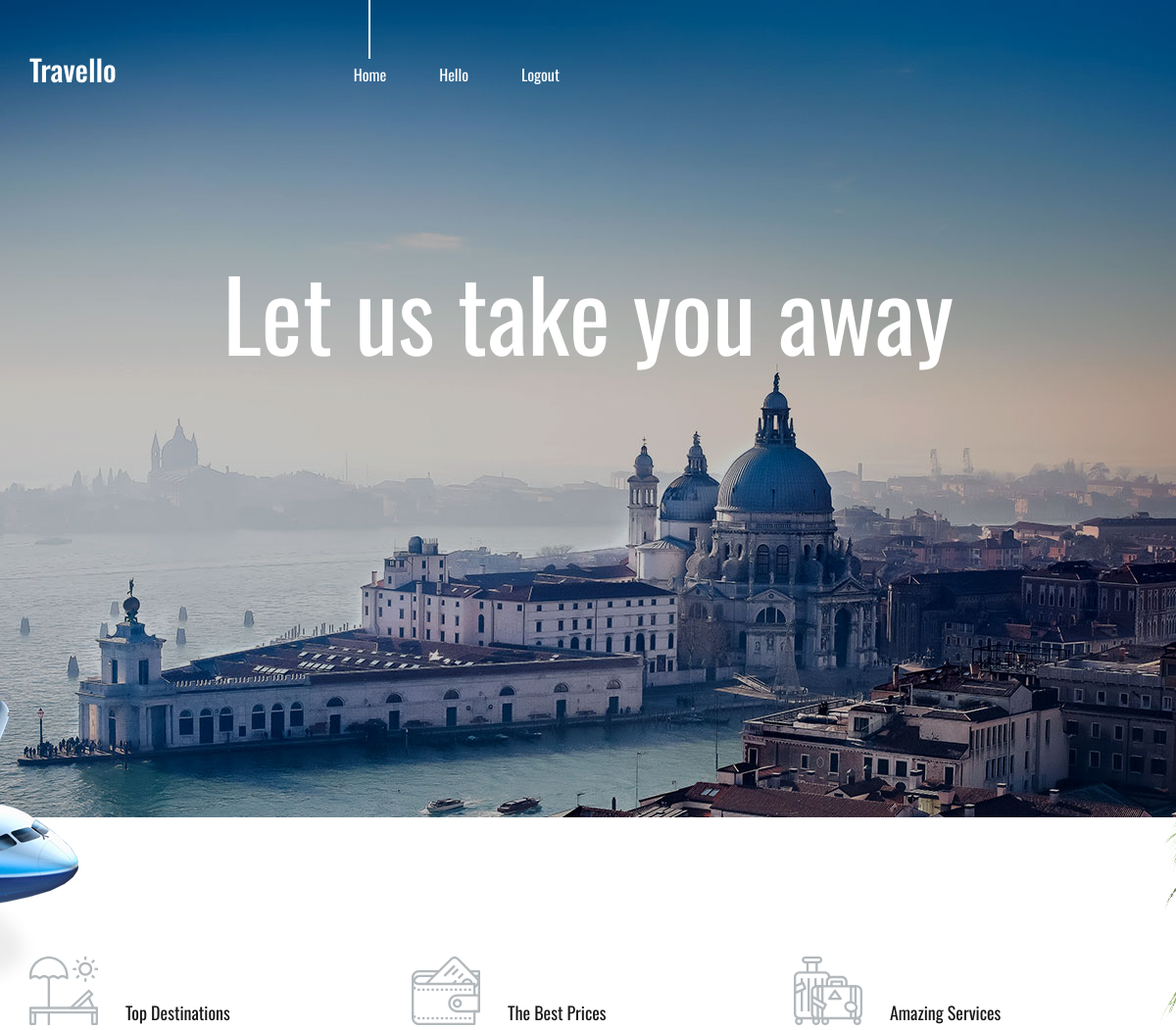
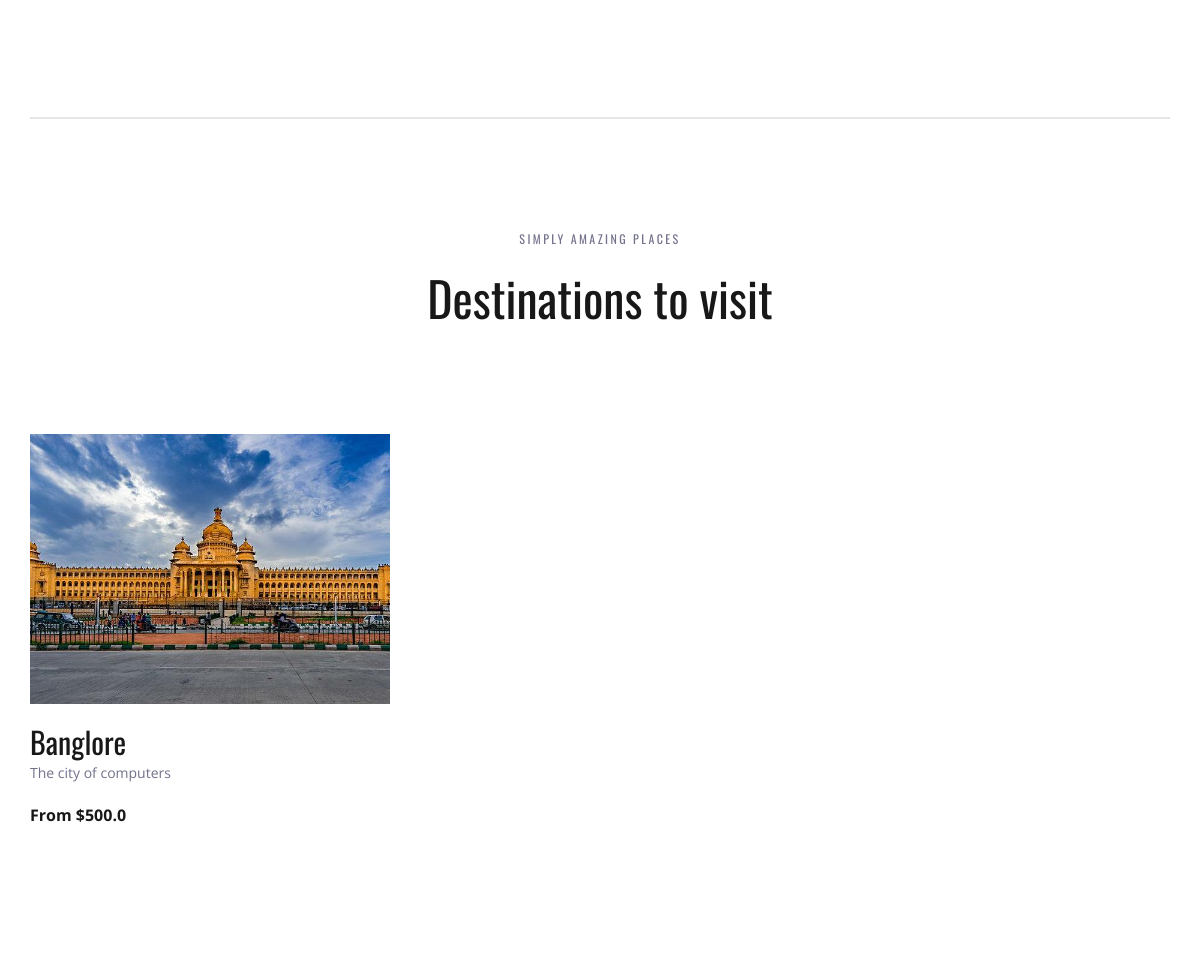
The app's page / (signed in) with its own data (2 pictures, top to bottom).
### main/models.py (models this page shows, shortened)
class destination(models.Model):
    name = models.CharField(max_length=100)
    desc = models.TextField()
    offer = models.BooleanField(default=False)
    img = models.ImageField(upload_to='pics')
    per_day_cost = models.FloatField()
    no_of_visits = models.IntegerField()
    type_of_vacation = [
        ('Beach', 'Beach'),
        ('HillStation', 'HillStation'),
        ('safari', 'safari'),
        ('city', 'city'),
        ('International', 'International')
    ]
    type = models.CharField(max_length=100, choices=type_of_vacation)

### main/views.py (the view)
# urls.py: path('', views.index, name='index'),
def index(request):
    dest = destination.objects.all()
    return render(request, 'index.html', {'dest': dest})

### templates/index.html (shortened to what this page needs)
{% load static %}
<!DOCTYPE html>
<html lang="en">
<head>
<link rel="stylesheet" type="text/css" href="{% static 'styles/bootstrap4/bootstrap.min.css'%}">
<link href="{% static 'plugins/font-awesome-4.7.0/css/font-awesome.min.css" rel="stylesheet'%}" type="text/css">
<link rel="stylesheet" type="text/css" href="{% static 'plugins/OwlCarousel2-2.2.1/owl.carousel.css'%}">
<link rel="stylesheet" type="text/css" href="{% static 'plugins/OwlCarousel2-2.2.1/owl.theme.default.css'%}">
<link rel="stylesheet" type="text/css" href="{% static 'plugins/OwlCarousel2-2.2.1/animate.css'%}">
<link rel="stylesheet" type="text/css" href="{% static 'styles/main_styles.css'%}">
<link rel="stylesheet" type="text/css" href="{% static 'styles/responsive.css'%}">
</head>
<body>
<div class="super_container">
	<header class="header">
		<div class="container">
			<div class="row">
				<div class="col">
					<div class="header_content d-flex flex-row align-items-center justify-content-start">
						<div class="header_content_inner d-flex flex-row align-items-end justify-content-start">
							<div class="logo"><a href="{% url 'index' %}">Travello</a></div>
							<nav class="main_nav">
								<ul class="d-flex flex-row align-items-start justify-content-start">
									<li class="active"><a href="{% url 'index' %}">Home</a></li>
									{% if user.is_authenticated%}
									<li style="color: white; font-size: medium"><a href="{% url 'account' %}">Hello {{ user.first_name}}</a></li>
									<li><a href="{% url 'logout' %}">Logout</a></li>
									{% else %}
									<li><a href="{% url 'login' %}">Login</a></li>
									<li><a href="{% url 'register' %}">Register</a></li>
									{% endif%}
								</ul>
							</nav>
						</div>
					</div>
				</div>
			</div>
		</div>
	</header>
	<div class="home">
		<div class="home_slider_container">
			<div class="owl-carousel owl-theme home_slider">
				<div class="owl-item">
					<div class="background_image" style="background-image:url({% static 'images/home_slider.jpg'%})"></div>
					<div class="home_slider_content_container">
						<div class="container">
							<div class="row">
								<div class="col">
									<div class="home_slider_content">
										<div class="home_title"><h2>Let us take you away</h2></div>
									</div>
								</div>
							</div>
						</div>
					</div>
				</div>
			</div>
		</div>
	</div>
	<div class="intro">
		<div class="intro_background" style="background-image:url({% static 'images/intro.png'%})"></div>
		<div class="container">
			<div class="row">
				<div class="col">
					<div class="intro_container">
						<div class="row">
							<div class="col-lg-4 intro_col">
								<div class="intro_item d-flex flex-row align-items-end justify-content-start">
									<div class="intro_icon"><img src="{% static 'images/beach.svg'%}" alt=""></div>
									<div class="intro_content">
										<div class="intro_title">Top Destinations</div>
									</div>
								</div>
							</div>
							<div class="col-lg-4 intro_col">
								<div class="intro_item d-flex flex-row align-items-end justify-content-start">
									<div class="intro_icon"><img src="{% static 'images/wallet.svg'%}" alt=""></div>
									<div class="intro_content">
										<div class="intro_title">The Best Prices</div>
									</div>
								</div>
							</div>
							<div class="col-lg-4 intro_col">
								<div class="intro_item d-flex flex-row align-items-end justify-content-start">
									<div class="intro_icon"><img src="{% static 'images/suitcase.svg'%}" alt=""></div>
									<div class="intro_content">
										<div class="intro_title">Amazing Services</div>
									</div>
								</div>
							</div>
						</div>
					</div>
				</div>
			</div>
		</div>
	</div>
	<div class="destinations" id="destinations">
		<div class="container">
			<div class="row">
				<div class="col text-center">
					<div class="section_subtitle">simply amazing places</div>
					<div class="section_title"><h2>Destinations to visit</h2></div>
				</div>
			</div>
			<div class="row destinations_row">
				<div class="col">
					<div class="destinations_container item_grid">
          {% for desti in dest %}
						<div class="destination item">
							<div class="destination_image">
								<img src="{{ desti.img.url }}" alt="">
							</div>
							<div class="destination_content">
								<div class="destination_title"><a href="{% url 'desti' oid=desti.id %}">{{ desti.name }}</a></div>
								<div class="destination_subtitle"><p>{{ desti.desc}}</p></div>
								<div class="destination_price">From ${{ desti.per_day_cost }}</div>
							</div>
						</div>
            {% endfor %}
					</div>
				</div>
			</div>
		</div>
	</div>
</body>
</html>

### records on screen
destination: img (picture), name "Banglore", desc "The city of computers", per_day_cost "500.0"
